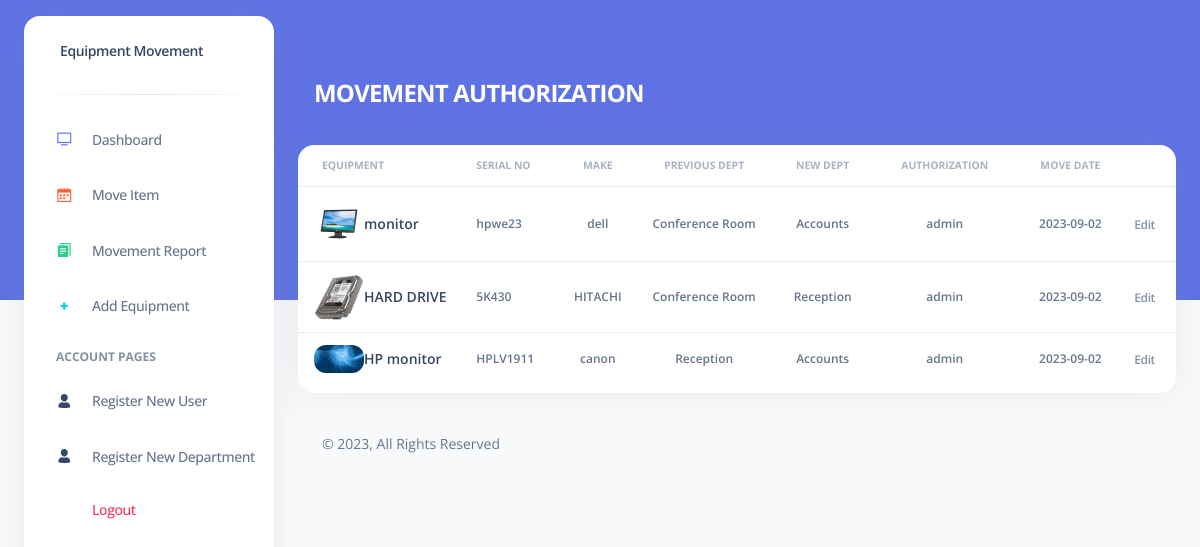
/pages/authorizations.php (signed in), run on the app's committed database.
### tables this page shows
CREATE TABLE `movements_tbl` (
  `id` int(11) NOT NULL,
  `serial` varchar(100) NOT NULL,
  `item` varchar(255) NOT NULL,
  `brand` varchar(100) NOT NULL,
  `imgFile` varchar(100) NOT NULL,
  `deptTaking` varchar(50) NOT NULL,
  `inCharge` varchar(100) NOT NULL,
  `defect` varchar(500) NOT NULL,
  `deptReceiving` varchar(50) NOT NULL,
  `inChargeReceive` varchar(100) NOT NULL,
  `returnDate` date NOT NULL,
  `authority` varchar(100) NOT NULL,
  `date` date NOT NULL
);

### pages/authorizations.php (the view, shortened to what this page needs)
<?php
    $conn = mysqli_connect("localhost", "root", "", "equipments_db");
?>
<!DOCTYPE html>
<html lang="en">
<head>
	<link href="../assets/css/nucleo-icons.css" rel="stylesheet" />
	<link href="../assets/css/nucleo-svg.css" rel="stylesheet" />
	<link href="../assets/css/nucleo-svg.css" rel="stylesheet" />
	<link id="pagestyle" href="../assets/css/argon-dashboard.css?v=2.0.4" rel="stylesheet" />
</head>
<body class="g-sidenav-show   bg-gray-100">
	<?php include('aside.php'); ?>
	<main class="main-content position-relative border-radius-lg ">
		<div class="row">
			<div class="col-12">
				<div class="p-3 m-3">
				</div>
			</div>
		</div>
		<nav class="navbar navbar-main navbar-expand-lg px-0 mx-4 shadow-none border-radius-xl " id="navbarBlur" data-scroll="false">
			<div class="container-fluid py-1 px-3">
				<nav aria-label="breadcrumb">
					<h4 class="font-weight-bolder text-white mb-0 text-uppercase">Movement authorization</h4>
				</nav>
			</div>
		</nav>
		<div class="container-fluid py-4">
			<div class="row">
				<div class="col-12">
					<div class="card mb-4">
						<div class="card-body px-0 pt-0 pb-2">
							<div class="table-responsive p-0">
								<table class="table align-items-center mb-0">
									<thead>
										<tr>
											<th class="text-uppercase text-secondary text-xxs font-weight-bolder opacity-7">Equipment</th>
											<th class="text-uppercase text-secondary text-xxs font-weight-bolder opacity-7 ps-2">Serial No</th>
											<th class="text-center text-uppercase text-secondary text-xxs font-weight-bolder opacity-7">Make</th>
											<th class="text-center text-uppercase text-secondary text-xxs font-weight-bolder opacity-7">Previous Dept</th>
											<th class="text-center text-uppercase text-secondary text-xxs font-weight-bolder opacity-7">New Dept</th>
											<th class="text-center text-uppercase text-secondary text-xxs font-weight-bolder opacity-7">Authorization</th>
											<th class="text-center text-uppercase text-secondary text-xxs font-weight-bolder opacity-7">Move date</th>
											<th class="text-secondary opacity-7"></th>
										</tr>
									</thead>
									<tbody>
										<?php
											$sql = "SELECT * FROM movements_tbl ORDER BY id DESC";
											$result = mysqli_query($conn, $sql);
											if (mysqli_num_rows($result) > 0) {
											 while($row = mysqli_fetch_assoc($result)) {
										?>
										<tr>
											<td>
												<div class="d-flex px-2 py-1">
													<div>
														<img src="uploads/<?php echo $row['imgFile'];?>"alt="Country flag" class="border-radius-lg" style="width:50px;">
													</div>
													<div class="d-flex flex-column justify-content-center">
														<h6 class="mb-0 text-sm"><?php echo $row['item'];?></h6>
													</div>
												</div>
											</td>
											<td>
												<p class="text-xs font-weight-bold mb-0"><?php echo $row['serial'];?></p>
											</td>
											<td class="align-middle text-center text-sm">
												<p class="text-xs font-weight-bold mb-0"><?php echo $row['brand'];?></p>
											</td>
											<td class="align-middle text-center">
												<p class="text-xs font-weight-bold mb-0"><?php echo $row['deptTaking'];?></p>
											</td>
											<td class="align-middle text-center">
												<p class="text-xs font-weight-bold mb-0"><?php echo $row['deptReceiving'];?></p>
											</td>
											<td class="align-middle text-center">
												<p class="text-xs font-weight-bold mb-0"><?php echo $row['authority'];?></p>
											</td>
											<td class="align-middle text-center">
												<p class="text-xs font-weight-bold mb-0"><?php echo $row['date'];?></p>
											</td>
											<td class="align-middle">
												<a href="javascript:;" class="text-secondary font-weight-bold text-xs" data-toggle="tooltip" data-original-title="Edit user">
													Edit
												</a>
											</td>
										</tr>
										<?php
										}
									} else {
										echo "No equipment moved.";
									}
								?>
										</tbody>
								</table>
							</div>
						</div>
					</div>
				</div>
			</div>
			<footer class="footer pt-3  ">
				<div class="container-fluid">
					<div class="row align-items-center justify-content-lg-between">
						<div class="col-lg-6 mb-lg-0 mb-4">
							<div class="copyright text-center text-sm text-muted text-lg-start">
								© ,
								All Rights Reserved
							</div>
						</div>
						</div>
				</div>
			</footer>
		</div>
	</main>
</body>
</html>

### data on the page
movements_tbl: imgFile (picture), item "monitor", serial "hpwe23", brand "dell", deptTaking "Conference Room", deptReceiving "Accounts", authority "admin", date "2023-09-02"
movements_tbl: imgFile (picture), item "HARD DRIVE", serial "5K430", brand "HITACHI", deptTaking "Conference Room", deptReceiving "Reception", authority "admin", date "2023-09-02"
movements_tbl: imgFile (picture), item "HP monitor", serial "HPLV1911", brand "canon", deptTaking "Reception", deptReceiving "Accounts", authority "admin", date "2023-09-02"
